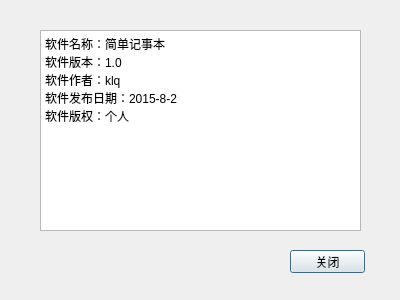
<?xml version="1.0" encoding="UTF-8"?>
<ui version="4.0">
 <class>aboutDialog</class>
 <widget class="QDialog" name="aboutDialog">
  <property name="geometry">
   <rect>
    <x>0</x>
    <y>0</y>
    <width>400</width>
    <height>300</height>
   </rect>
  </property>
  <property name="windowTitle">
   <string>Dialog</string>
  </property>
  <widget class="QTextBrowser" name="textBrowser">
   <property name="geometry">
    <rect>
     <x>40</x>
     <y>30</y>
     <width>321</width>
     <height>201</height>
    </rect>
   </property>
   <property name="html">
    <string>&lt;!DOCTYPE HTML PUBLIC &quot;-//W3C//DTD HTML 4.0//EN&quot; &quot;http://www.w3.org/TR/REC-html40/strict.dtd&quot;&gt;
&lt;html&gt;&lt;head&gt;&lt;meta name=&quot;qrichtext&quot; content=&quot;1&quot; /&gt;&lt;style type=&quot;text/css&quot;&gt;
p, li { white-space: pre-wrap; }
&lt;/style&gt;&lt;/head&gt;&lt;body style=&quot; font-family:'宋体'; font-size:9pt; font-weight:400; font-style:normal;&quot;&gt;
&lt;p style=&quot; margin-top:0px; margin-bottom:0px; margin-left:0px; margin-right:0px; -qt-block-indent:0; text-indent:0px;&quot;&gt;软件名称：简单记事本&lt;/p&gt;
&lt;p style=&quot; margin-top:0px; margin-bottom:0px; margin-left:0px; margin-right:0px; -qt-block-indent:0; text-indent:0px;&quot;&gt;软件版本：1.0&lt;/p&gt;
&lt;p style=&quot; margin-top:0px; margin-bottom:0px; margin-left:0px; margin-right:0px; -qt-block-indent:0; text-indent:0px;&quot;&gt;软件作者：klq&lt;/p&gt;
&lt;p style=&quot; margin-top:0px; margin-bottom:0px; margin-left:0px; margin-right:0px; -qt-block-indent:0; text-indent:0px;&quot;&gt;软件发布日期：2015-8-2&lt;/p&gt;
&lt;p style=&quot; margin-top:0px; margin-bottom:0px; margin-left:0px; margin-right:0px; -qt-block-indent:0; text-indent:0px;&quot;&gt;软件版权：个人&lt;/p&gt;&lt;/body&gt;&lt;/html&gt;</string>
   </property>
  </widget>
  <widget class="QPushButton" name="pushButton">
   <property name="geometry">
    <rect>
     <x>290</x>
     <y>250</y>
     <width>75</width>
     <height>23</height>
    </rect>
   </property>
   <property name="text">
    <string>关闭</string>
   </property>
  </widget>
 </widget>
 <resources/>
 <connections>
  <connection>
   <sender>pushButton</sender>
   <signal>clicked()</signal>
   <receiver>aboutDialog</receiver>
   <slot>close()</slot>
   <hints>
    <hint type="sourcelabel">
     <x>327</x>
     <y>261</y>
    </hint>
    <hint type="destinationlabel">
     <x>199</x>
     <y>149</y>
    </hint>
   </hints>
  </connection>
 </connections>
</ui>
